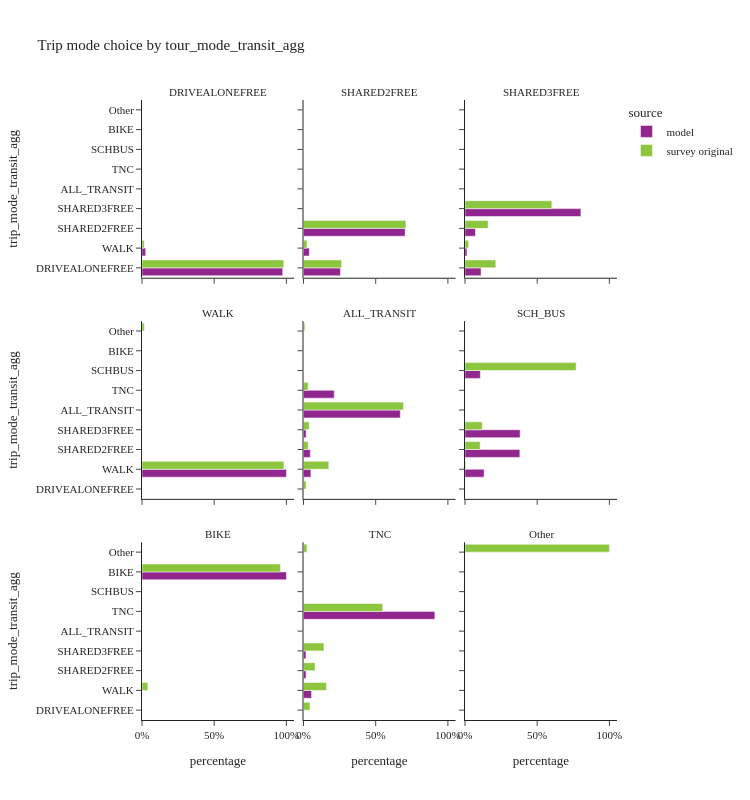
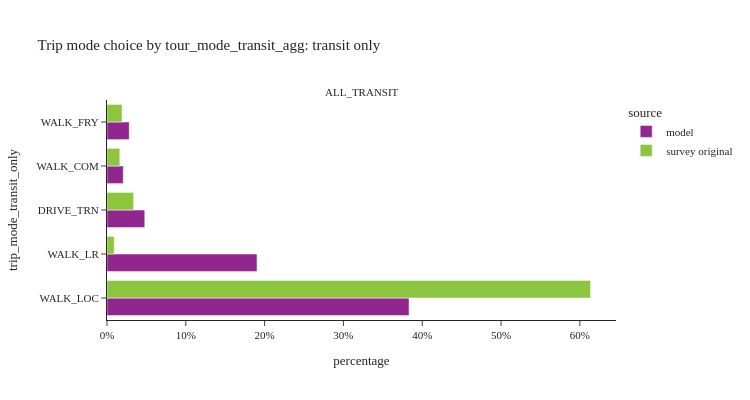

Here is the notebook cell these charts were saved with, in order:
### Code cell
trip_mode_choice_seg(segment_col='tour_mode_transit_agg', height=[800, 400])

### Figure 1 — Plotly figure (JSON) as saved in the notebook; plotly's stock layout.template omitted (floating-point values rounded to 4 significant figures)
{"data": [{"alignmentgroup": "True", "customdata": [[5624969], [146173]], "hovertemplate": "source=model<br>tour_mode_transit_agg=DRIVEALONEFREE<br>percentage=%{x}<br>trip_mode_transit_agg=%{y}<br>sample_size=%{customdata[0]}<extra></extra>", "legendgroup": "model", "marker": {"color": "#91268F", "pattern": {"shape": ""}}, "name": "model", "offsetgroup": "model", "orientation": "h", "showlegend": true, "textposition": "auto", "type": "bar", "x": [0.9747, 0.02533], "xaxis": "x7", "y": ["DRIVEALONEFREE", "WALK"], "yaxis": "y7"}, {"alignmentgroup": "True", "customdata": [[717479], [1973819], [113094]], "hovertemplate": "source=model<br>tour_mode_transit_agg=SHARED2FREE<br>percentage=%{x}<br>trip_mode_transit_agg=%{y}<br>sample_size=%{customdata[0]}<extra></extra>", "legendgroup": "model", "marker": {"color": "#91268F", "pattern": {"shape": ""}}, "name": "model", "offsetgroup": "model", "orientation": "h", "showlegend": false, "textposition": "auto", "type": "bar", "x": [0.2558, 0.7038, 0.04033], "xaxis": "x8", "y": ["DRIVEALONEFREE", "SHARED2FREE", "WALK"], "yaxis": "y8"}, {"alignmentgroup": "True", "customdata": [[177069], [114679], [1276675], [22212]], "hovertemplate": "source=model<br>tour_mode_transit_agg=SHARED3FREE<br>percentage=%{x}<br>trip_mode_transit_agg=%{y}<br>sample_size=%{customdata[0]}<extra></extra>", "legendgroup": "model", "marker": {"color": "#91268F", "pattern": {"shape": ""}}, "name": "model", "offsetgroup": "model", "orientation": "h", "showlegend": false, "textposition": "auto", "type": "bar", "x": [0.1113, 0.0721, 0.8026, 0.01396], "xaxis": "x9", "y": ["DRIVEALONEFREE", "SHARED2FREE", "SHARED3FREE", "WALK"], "yaxis": "y9"}, {"alignmentgroup": "True", "customdata": [[1560557]], "hovertemplate": "source=model<br>tour_mode_transit_agg=WALK<br>percentage=%{x}<br>trip_mode_transit_agg=%{y}<br>sample_size=%{customdata[0]}<extra></extra>", "legendgroup": "model", "marker": {"color": "#91268F", "pattern": {"shape": ""}}, "name": "model", "offsetgroup": "model", "orientation": "h", "showlegend": false, "textposition": "auto", "type": "bar", "x": [1.0], "xaxis": "x4", "y": ["WALK"], "yaxis": "y4"}, {"alignmentgroup": "True", "customdata": [[16541], [6486], [17942], [235447], [74784]], "hovertemplate": "source=model<br>tour_mode_transit_agg=ALL_TRANSIT<br>percentage=%{x}<br>trip_mode_transit_agg=%{y}<br>sample_size=%{customdata[0]}<extra></extra>", "legendgroup": "model", "marker": {"color": "#91268F", "pattern": {"shape": ""}}, "name": "model", "offsetgroup": "model", "orientation": "h", "showlegend": false, "textposition": "auto", "type": "bar", "x": [0.0471, 0.01847, 0.05109, 0.6704, 0.2129], "xaxis": "x5", "y": ["SHARED2FREE", "SHARED3FREE", "WALK", "ALL_TRANSIT", "TNC"], "yaxis": "y5"}, {"alignmentgroup": "True", "customdata": [[107356], [107899], [37391], [30001]], "hovertemplate": "source=model<br>tour_mode_transit_agg=SCH_BUS<br>percentage=%{x}<br>trip_mode_transit_agg=%{y}<br>sample_size=%{customdata[0]}<extra></extra>", "legendgroup": "model", "marker": {"color": "#91268F", "pattern": {"shape": ""}}, "name": "model", "offsetgroup": "model", "orientation": "h", "showlegend": false, "textposition": "auto", "type": "bar", "x": [0.3798, 0.3817, 0.1323, 0.1061], "xaxis": "x6", "y": ["SHARED2FREE", "SHARED3FREE", "WALK", "SCHBUS"], "yaxis": "y6"}, {"alignmentgroup": "True", "customdata": [[112556]], "hovertemplate": "source=model<br>tour_mode_transit_agg=BIKE<br>percentage=%{x}<br>trip_mode_transit_agg=%{y}<br>sample_size=%{customdata[0]}<extra></extra>", "legendgroup": "model", "marker": {"color": "#91268F", "pattern": {"shape": ""}}, "name": "model", "offsetgroup": "model", "orientation": "h", "showlegend": false, "textposition": "auto", "type": "bar", "x": [1.0], "xaxis": "x", "y": ["BIKE"], "yaxis": "y"}, {"alignmentgroup": "True", "customdata": [[2022], [1944], [6328], [103902]], "hovertemplate": "source=model<br>tour_mode_transit_agg=TNC<br>percentage=%{x}<br>trip_mode_transit_agg=%{y}<br>sample_size=%{customdata[0]}<extra></extra>", "legendgroup": "model", "marker": {"color": "#91268F", "pattern": {"shape": ""}}, "name": "model", "offsetgroup": "model", "orientation": "h", "showlegend": false, "textposition": "auto", "type": "bar", "x": [0.01771, 0.01702, 0.05541, 0.9099], "xaxis": "x2", "y": ["SHARED2FREE", "SHARED3FREE", "WALK", "TNC"], "yaxis": "y2"}, {"alignmentgroup": "True", "customdata": [[11521], [413], [21], [59]], "hovertemplate": "source=survey original<br>tour_mode_transit_agg=DRIVEALONEFREE<br>percentage=%{x}<br>trip_mode_transit_agg=%{y}<br>sample_size=%{customdata[0]}<extra></extra>", "legendgroup": "survey original", "marker": {"color": "#8CC63E", "pattern": {"shape": ""}}, "name": "survey original", "offsetgroup": "survey original", "orientation": "h", "showlegend": true, "textposition": "auto", "type": "bar", "x": [0.9818, 0.01551, 0.001105, 0.00163], "xaxis": "x7", "y": ["DRIVEALONEFREE", "WALK", "BIKE", "Other"], "yaxis": "y7"}, {"alignmentgroup": "True", "customdata": [[1479], [4365], [209], [11], [32]], "hovertemplate": "source=survey original<br>tour_mode_transit_agg=SHARED2FREE<br>percentage=%{x}<br>trip_mode_transit_agg=%{y}<br>sample_size=%{customdata[0]}<extra></extra>", "legendgroup": "survey original", "marker": {"color": "#8CC63E", "pattern": {"shape": ""}}, "name": "survey original", "offsetgroup": "survey original", "orientation": "h", "showlegend": false, "textposition": "auto", "type": "bar", "x": [0.2637, 0.709, 0.02415, 0.001229, 0.001887], "xaxis": "x8", "y": ["DRIVEALONEFREE", "SHARED2FREE", "WALK", "BIKE", "Other"], "yaxis": "y8"}, {"alignmentgroup": "True", "customdata": [[625], [552], [2361], [171], [5], [1]], "hovertemplate": "source=survey original<br>tour_mode_transit_agg=SHARED3FREE<br>percentage=%{x}<br>trip_mode_transit_agg=%{y}<br>sample_size=%{customdata[0]}<extra></extra>", "legendgroup": "survey original", "marker": {"color": "#8CC63E", "pattern": {"shape": ""}}, "name": "survey original", "offsetgroup": "survey original", "orientation": "h", "showlegend": false, "textposition": "auto", "type": "bar", "x": [0.2133, 0.16, 0.6011, 0.02513, 0.0004982, 1.29e-05], "xaxis": "x9", "y": ["DRIVEALONEFREE", "SHARED2FREE", "SHARED3FREE", "WALK", "BIKE", "Other"], "yaxis": "y9"}, {"alignmentgroup": "True", "customdata": [[5587], [82]], "hovertemplate": "source=survey original<br>tour_mode_transit_agg=WALK<br>percentage=%{x}<br>trip_mode_transit_agg=%{y}<br>sample_size=%{customdata[0]}<extra></extra>", "legendgroup": "survey original", "marker": {"color": "#8CC63E", "pattern": {"shape": ""}}, "name": "survey original", "offsetgroup": "survey original", "orientation": "h", "showlegend": false, "textposition": "auto", "type": "bar", "x": [0.9831, 0.01686], "xaxis": "x4", "y": ["WALK", "Other"], "yaxis": "y4"}, {"alignmentgroup": "True", "customdata": [[80], [122], [58], [559], [1598], [3], [24], [36], [37]], "hovertemplate": "source=survey original<br>tour_mode_transit_agg=ALL_TRANSIT<br>percentage=%{x}<br>trip_mode_transit_agg=%{y}<br>sample_size=%{customdata[0]}<extra></extra>", "legendgroup": "survey original", "marker": {"color": "#8CC63E", "pattern": {"shape": ""}}, "name": "survey original", "offsetgroup": "survey original", "orientation": "h", "showlegend": false, "textposition": "auto", "type": "bar", "x": [0.01799, 0.03252, 0.03874, 0.1755, 0.6917, 0.0008826, 0.001227, 0.03214, 0.009273], "xaxis": "x5", "y": ["DRIVEALONEFREE", "SHARED2FREE", "SHARED3FREE", "WALK", "ALL_TRANSIT", "SCHBUS", "BIKE", "TNC", "Other"], "yaxis": "y5"}, {"alignmentgroup": "True", "customdata": [[44], [38], [13], [253], [1]], "hovertemplate": "source=survey original<br>tour_mode_transit_agg=SCH_BUS<br>percentage=%{x}<br>trip_mode_transit_agg=%{y}<br>sample_size=%{customdata[0]}<extra></extra>", "legendgroup": "survey original", "marker": {"color": "#8CC63E", "pattern": {"shape": ""}}, "name": "survey original", "offsetgroup": "survey original", "orientation": "h", "showlegend": false, "textposition": "auto", "type": "bar", "x": [0.1049, 0.1193, 0.00571, 0.7695, 0.00059], "xaxis": "x6", "y": ["SHARED2FREE", "SHARED3FREE", "WALK", "SCHBUS", "BIKE"], "yaxis": "y6"}, {"alignmentgroup": "True", "customdata": [[84], [792], [6]], "hovertemplate": "source=survey original<br>tour_mode_transit_agg=BIKE<br>percentage=%{x}<br>trip_mode_transit_agg=%{y}<br>sample_size=%{customdata[0]}<extra></extra>", "legendgroup": "survey original", "marker": {"color": "#8CC63E", "pattern": {"shape": ""}}, "name": "survey original", "offsetgroup": "survey original", "orientation": "h", "showlegend": false, "textposition": "auto", "type": "bar", "x": [0.0406, 0.9587, 0.0007144], "xaxis": "x", "y": ["WALK", "BIKE", "Other"], "yaxis": "y"}, {"alignmentgroup": "True", "customdata": [[6], [16], [9], [44], [1], [94], [16]], "hovertemplate": "source=survey original<br>tour_mode_transit_agg=TNC<br>percentage=%{x}<br>trip_mode_transit_agg=%{y}<br>sample_size=%{customdata[0]}<extra></extra>", "legendgroup": "survey original", "marker": {"color": "#8CC63E", "pattern": {"shape": ""}}, "name": "survey original", "offsetgroup": "survey original", "orientation": "h", "showlegend": false, "textposition": "auto", "type": "bar", "x": [0.04457, 0.08038, 0.1416, 0.159, 0.003361, 0.5474, 0.02367], "xaxis": "x2", "y": ["DRIVEALONEFREE", "SHARED2FREE", "SHARED3FREE", "WALK", "BIKE", "TNC", "Other"], "yaxis": "y2"}, {"alignmentgroup": "True", "customdata": [[313]], "hovertemplate": "source=survey original<br>tour_mode_transit_agg=Other<br>percentage=%{x}<br>trip_mode_transit_agg=%{y}<br>sample_size=%{customdata[0]}<extra></extra>", "legendgroup": "survey original", "marker": {"color": "#8CC63E", "pattern": {"shape": ""}}, "name": "survey original", "offsetgroup": "survey original", "orientation": "h", "showlegend": false, "textposition": "auto", "type": "bar", "x": [1.0], "xaxis": "x3", "y": ["Other"], "yaxis": "y3"}], "layout": {"annotations": [{"font": {}, "showarrow": false, "text": "BIKE", "x": 0.16, "xanchor": "center", "xref": "paper", "y": 0.2867, "yanchor": "bottom", "yref": "paper"}, {"font": {}, "showarrow": false, "text": "TNC", "x": 0.5, "xanchor": "center", "xref": "paper", "y": 0.2867, "yanchor": "bottom", "yref": "paper"}, {"font": {}, "showarrow": false, "text": "Other", "x": 0.84, "xanchor": "center", "xref": "paper", "y": 0.2867, "yanchor": "bottom", "yref": "paper"}, {"font": {}, "showarrow": false, "text": "WALK", "x": 0.16, "xanchor": "center", "xref": "paper", "y": 0.6433, "yanchor": "bottom", "yref": "paper"}, {"font": {}, "showarrow": false, "text": "ALL_TRANSIT", "x": 0.5, "xanchor": "center", "xref": "paper", "y": 0.6433, "yanchor": "bottom", "yref": "paper"}, {"font": {}, "showarrow": false, "text": "SCH_BUS", "x": 0.84, "xanchor": "center", "xref": "paper", "y": 0.6433, "yanchor": "bottom", "yref": "paper"}, {"font": {}, "showarrow": false, "text": "DRIVEALONEFREE", "x": 0.16, "xanchor": "center", "xref": "paper", "y": 1.0, "yanchor": "bottom", "yref": "paper"}, {"font": {}, "showarrow": false, "text": "SHARED2FREE", "x": 0.5, "xanchor": "center", "xref": "paper", "y": 1.0, "yanchor": "bottom", "yref": "paper"}, {"font": {}, "showarrow": false, "text": "SHARED3FREE", "x": 0.84, "xanchor": "center", "xref": "paper", "y": 1.0, "yanchor": "bottom", "yref": "paper"}], "barmode": "group", "height": 800, "legend": {"title": {"text": "source"}, "tracegroupgap": 0}, "title": {"text": "Trip mode choice by tour_mode_transit_agg"}, "width": 750, "xaxis": {"anchor": "y", "domain": [0.0, 0.32], "tickformat": ".0%", "title": {"text": "percentage"}}, "xaxis2": {"anchor": "y2", "domain": [0.34, 0.66], "matches": "x", "tickformat": ".0%", "title": {"text": "percentage"}}, "xaxis3": {"anchor": "y3", "domain": [0.68, 1.0], "matches": "x", "tickformat": ".0%", "title": {"text": "percentage"}}, "xaxis4": {"anchor": "y4", "domain": [0.0, 0.32], "matches": "x", "showticklabels": false, "tickformat": ".0%"}, "xaxis5": {"anchor": "y5", "domain": [0.34, 0.66], "matches": "x", "showticklabels": false, "tickformat": ".0%"}, "xaxis6": {"anchor": "y6", "domain": [0.68, 1.0], "matches": "x", "showticklabels": false, "tickformat": ".0%"}, "xaxis7": {"anchor": "y7", "domain": [0.0, 0.32], "matches": "x", "showticklabels": false, "tickformat": ".0%"}, "xaxis8": {"anchor": "y8", "domain": [0.34, 0.66], "matches": "x", "showticklabels": false, "tickformat": ".0%"}, "xaxis9": {"anchor": "y9", "domain": [0.68, 1.0], "matches": "x", "showticklabels": false, "tickformat": ".0%"}, "yaxis": {"anchor": "x", "domain": [0.0, 0.2867], "title": {"text": "trip_mode_transit_agg"}}, "yaxis2": {"anchor": "x2", "domain": [0.0, 0.2867], "matches": "y", "showticklabels": false}, "yaxis3": {"anchor": "x3", "domain": [0.0, 0.2867], "matches": "y", "showticklabels": false}, "yaxis4": {"anchor": "x4", "domain": [0.3567, 0.6433], "matches": "y", "title": {"text": "trip_mode_transit_agg"}}, "yaxis5": {"anchor": "x5", "domain": [0.3567, 0.6433], "matches": "y", "showticklabels": false}, "yaxis6": {"anchor": "x6", "domain": [0.3567, 0.6433], "matches": "y", "showticklabels": false}, "yaxis7": {"anchor": "x7", "domain": [0.7133, 1.0], "matches": "y", "title": {"text": "trip_mode_transit_agg"}}, "yaxis8": {"anchor": "x8", "domain": [0.7133, 1.0], "matches": "y", "showticklabels": false}, "yaxis9": {"anchor": "x9", "domain": [0.7133, 1.0], "matches": "y", "showticklabels": false}}}

### Figure 2 — Plotly figure (JSON) as saved in the notebook; plotly's stock layout.template omitted (floating-point values rounded to 4 significant figures)
{"data": [{"alignmentgroup": "True", "customdata": [[134599], [66848], [16830], [7254], [9916]], "hovertemplate": "source=model<br>tour_mode_transit_agg=ALL_TRANSIT<br>percentage=%{x}<br>trip_mode_transit_only=%{y}<br>sample_size=%{customdata[0]}<extra></extra>", "legendgroup": "model", "marker": {"color": "#91268F", "pattern": {"shape": ""}}, "name": "model", "offsetgroup": "model", "orientation": "h", "showlegend": true, "textposition": "auto", "type": "bar", "x": [0.3833, 0.1903, 0.04792, 0.02065, 0.02823], "xaxis": "x", "y": ["WALK_LOC", "WALK_LR", "DRIVE_TRN", "WALK_COM", "WALK_FRY"], "yaxis": "y"}, {"alignmentgroup": "True", "customdata": [[1413], [91], [60], [17], [17]], "hovertemplate": "source=survey original<br>tour_mode_transit_agg=ALL_TRANSIT<br>percentage=%{x}<br>trip_mode_transit_only=%{y}<br>sample_size=%{customdata[0]}<extra></extra>", "legendgroup": "survey original", "marker": {"color": "#8CC63E", "pattern": {"shape": ""}}, "name": "survey original", "offsetgroup": "survey original", "orientation": "h", "showlegend": true, "textposition": "auto", "type": "bar", "x": [0.6135, 0.009136, 0.03375, 0.01623, 0.01904], "xaxis": "x", "y": ["WALK_LOC", "WALK_LR", "DRIVE_TRN", "WALK_COM", "WALK_FRY"], "yaxis": "y"}], "layout": {"annotations": [{"font": {}, "showarrow": false, "text": "ALL_TRANSIT", "x": 0.5, "xanchor": "center", "xref": "paper", "y": 1.0, "yanchor": "bottom", "yref": "paper"}], "barmode": "group", "height": 400, "legend": {"title": {"text": "source"}, "tracegroupgap": 0}, "title": {"text": "Trip mode choice by tour_mode_transit_agg: transit only"}, "width": 750, "xaxis": {"anchor": "y", "domain": [0.0, 1.0], "tickformat": ".0%", "title": {"text": "percentage"}}, "yaxis": {"anchor": "x", "domain": [0.0, 1.0], "title": {"text": "trip_mode_transit_only"}}}}
